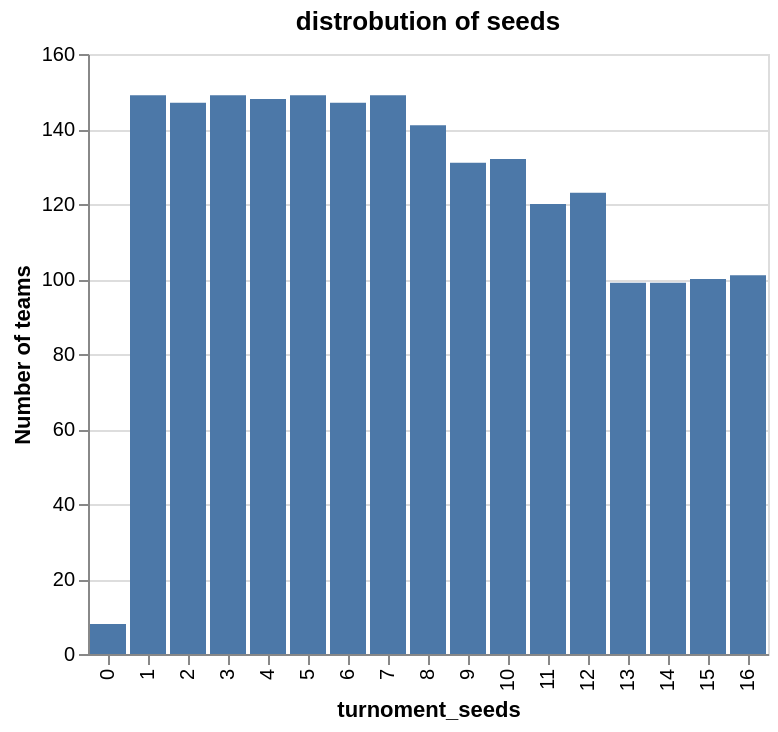

Source (notebook cell):
### Code cell
chart2 = alt.Chart(tidy_data).mark_bar().encode(
    alt.X('seed:O',  title= "turnoment_seeds"),
    alt.Y("count()", title= "Number of teams")
).properties(title="distrobution of seeds ")
chart2

### Figure 1 — Vega-Lite specification as saved in the notebook (floating-point values rounded to 4 significant figures; data arrays with more than 128 entries replaced by an {"elided": "..."} marker saying what was removed)
{"config": {"view": {"continuousWidth": 300, "continuousHeight": 300}}, "data": {"name": "data-8bb4810f0a0d8b55582dbc3a8d737f62"}, "mark": {"type": "bar"}, "encoding": {"x": {"field": "seed", "title": "turnoment_seeds", "type": "ordinal"}, "y": {"aggregate": "count", "title": "Number of teams", "type": "quantitative"}}, "title": "distrobution of seeds ", "$schema": "https://vega.github.io/schema/vega-lite/v5.20.1.json", "datasets": {"data-8bb4810f0a0d8b55582dbc3a8d737f62": {"elided": "2092 records"}}}
